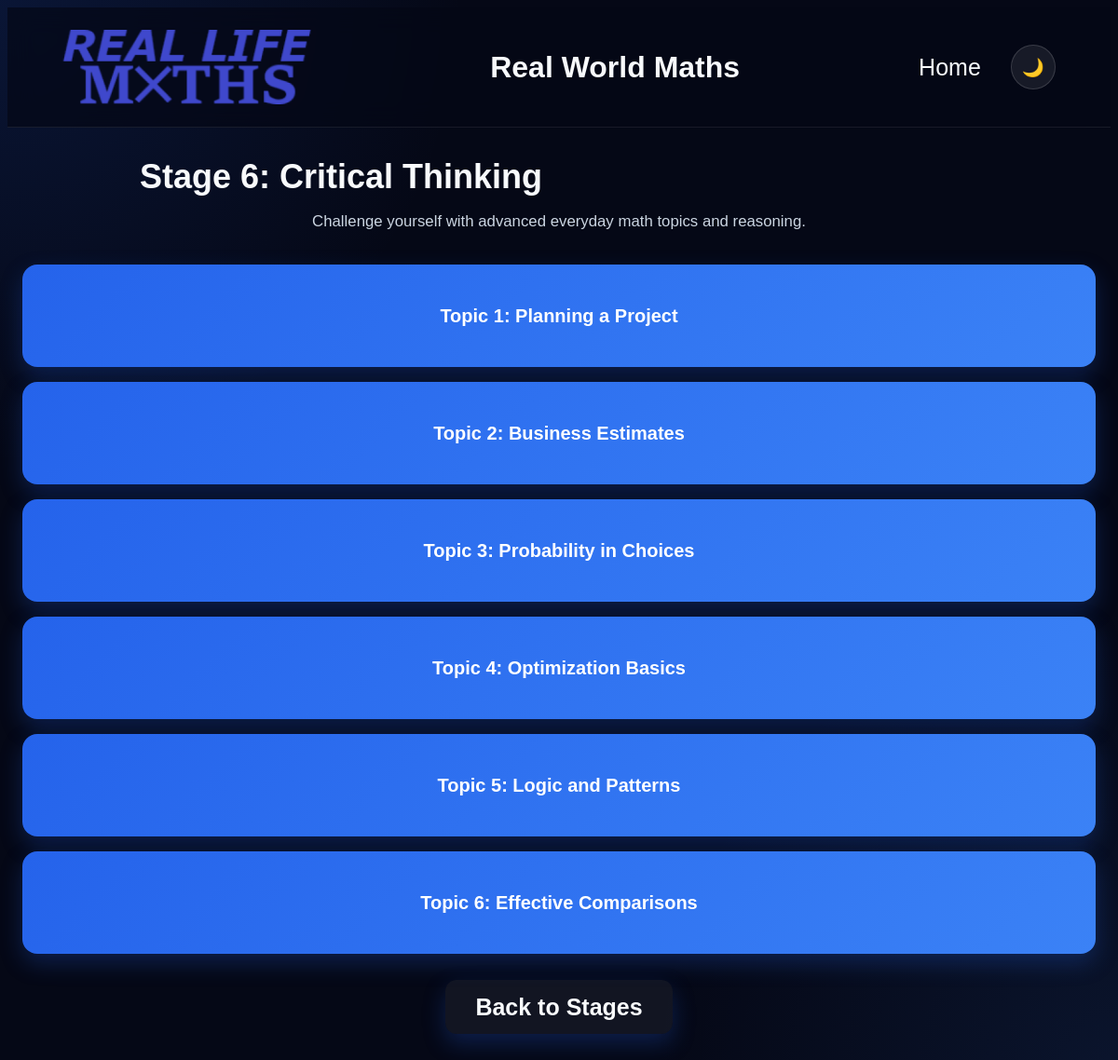
Page /stage6 on the earlier database version.
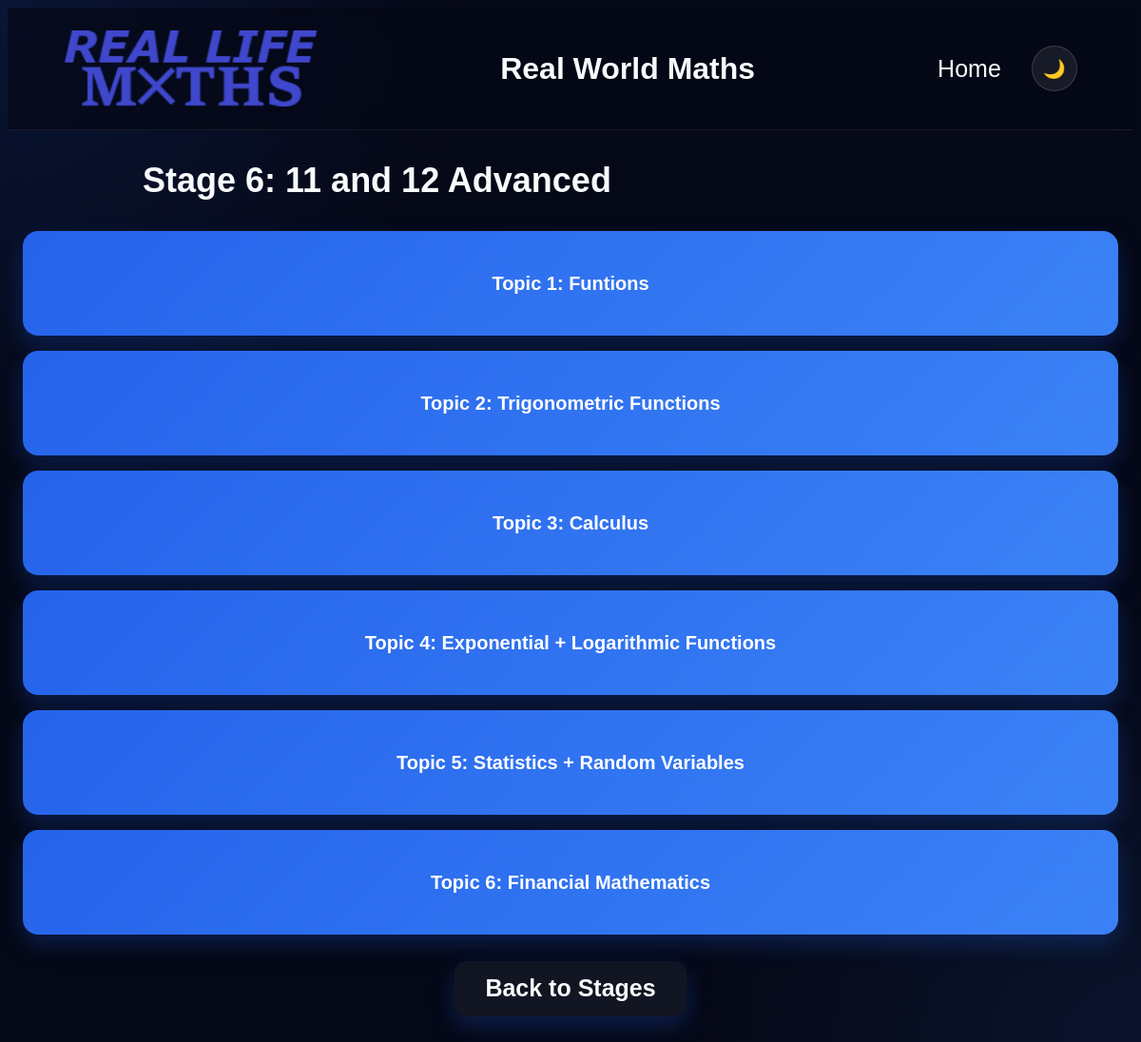
Same page on the later database version.
### tables this page shows
CREATE TABLE stages(stage INTEGER PRIMARY KEY, title TEXT NOT NULL, subtitle TEXT);

CREATE TABLE topics(stage INTEGER, topic_id INTEGER, title TEXT, notes TEXT, image TEXT, formulas TEXT, PRIMARY KEY(stage, topic_id));

### main.py (the view)
@app.route("/stage<int:stage>")
def stage_page(stage):
    stage_content = get_stage(stage)
    if not stage_content:
        return redirect("/success.html")
    topics = get_topic_buttons(stage)
    return render_template(f"stage{stage}.html", stage=stage, stage_content=stage_content, topics=topics)

### main.py (called while the page is built)
def _get_db_connection():
    con = sql.connect(DB_PATH)
    con.row_factory = sql.Row
    return con

def get_stage(stage):
    con = _get_db_connection()
    cur = con.cursor()
    cur.execute("SELECT title, subtitle FROM stages WHERE stage = ?", (stage,))
    row = cur.fetchone()
    con.close()
    if not row:
        return None
    return {"title": row["title"], "subtitle": row["subtitle"] or ""}

def get_stage_topics(stage):
    con = _get_db_connection()
    cur = con.cursor()
    cur.execute("""
        SELECT topic_id, title
        FROM topics
        WHERE stage = ?
        ORDER BY topic_id
    """, (stage,))
    rows = cur.fetchall()
    con.close()
    return [
        {
            "id": row["topic_id"],
            "title": row["title"]
        }
        for row in rows
    ]

@app.before_request
def make_session_permanent():
    session.permanent = True

def get_topic_buttons(stage):
    return get_stage_topics(stage)

### templates/stage6.html
{% extends 'layout.html' %} {% block content %}
<section class="stage-page">
    <div class="page-header">
        <h1>{{ stage_content.title }}</h1>
        <p>{{ stage_content.subtitle }}</p>
    </div>
    <div class="topic-grid">
        {% for topic in topics %}
            <a href="/stage{{ stage }}/topic/{{ topic.id }}" class="btn topic-card">{{ topic.title }}</a>
        {% endfor %}
    </div>
    <div class="page-actions">
        <a href="/success.html" class="btn secondary-btn">Back to Stages</a>
    </div>
</section>
{% endblock %}

Differences in the rows shown:
changed stages: title "Stage 6: Critical Thinking" → "Stage 6: 11 and 12 Advanced"; subtitle "Challenge yourself with advanced everyday math topics and reasoning." → (not shown)
changed topics: title "Topic 1: Planning a Project" → "Topic 1: Funtions"
changed topics: title "Topic 2: Business Estimates" → "Topic 2: Trigonometric Functions"
changed topics: title "Topic 3: Probability in Choices" → "Topic 3: Calculus"
changed topics: title "Topic 4: Optimization Basics" → "Topic 4: Exponential + Logarithmic Functions"
changed topics: title "Topic 5: Logic and Patterns" → "Topic 5: Statistics + Random Variables"
changed topics: title "Topic 6: Effective Comparisons" → "Topic 6: Financial Mathematics"
